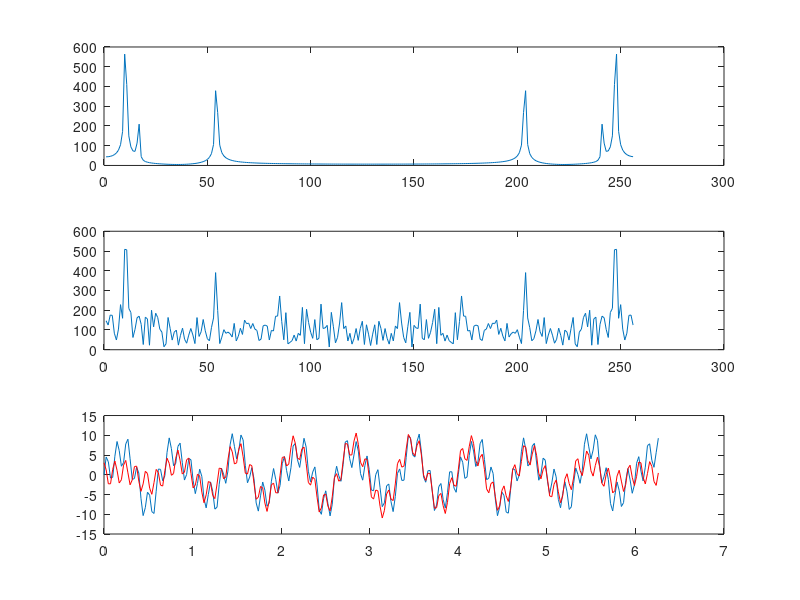

MATLAB code for this plot: (Note: this script raises an error after producing the figure.)
clear all; close all;

N = 256;
x = linspace(0,2*pi*(N-1)/N,N);
signal = @(x) 6*sin(3*pi*x) - 2*sin(5*pi*x) + 4*sin(17*pi*x);
% signal = @(x) 6*sin(3*x) - 2*sin(5*x) + 4*sin(17*x);

figure
subplot(2,2,1);
plot(x,signal(x));

transformed_signal = fft(signal(x));
subplot(2,2,2);
plot(abs(transformed_signal));

noise_size = 25;
noisy_signal = signal(x) + noise_size * (rand(size(x)) - 0.5);
% rand = - 12.5 to 12.5

subplot(2,2,3);
plot(x,noisy_signal);
% added noise to regular (x,signal(x)) plot.

subplot(2,2,4);
transformed_noisy = fft(noisy_signal);
plot(abs(transformed_noisy));

% random noise adds stuff to every different frequency 
% (both low and high).

A = rand(3,3);
% A(A < 0.5) = 0
A(A < 0.5) = pi;
% Sets everything less than 0.5 to pi

filtered = transformed_noisy;
filtered(abs(filtered) < 300) = 0;
close;
subplot(3,1,1);
plot(abs(transformed_signal));
subplot(3,1,2);
plot(abs(transformed_noisy));
subplot(3,1,3);
plot(abs(filtered));
% signal vs noisy vs filtered.

close
plot(x,signal(x));
hold on
plot(x,ifft(filtered),'r');
% filtered vs exact.
close

load('handel');
soundsc(y,Fs);
% handel (hallalujah song)

noisy = y + 0.1*(rand(size(y))-0.5);
soundsc(noisy,Fs);
% handel + white noise.

original = fft(y);
figure(1);
plot(abs(original));
noisy_freq = fft(noisy);
figure(2);
plot(abs(noisy_freq));

filitered = noisy_freq;
filitered( abs(filtered) < 50) = 0;
figure(3);
plot(abs(filitered));

high_pitch = original;
n = length(original);
high_pitch((n+1)/2 - 5000:(n+1)/2) = 500*(rand(5001,1)-0.5).*rand(5001,1);

